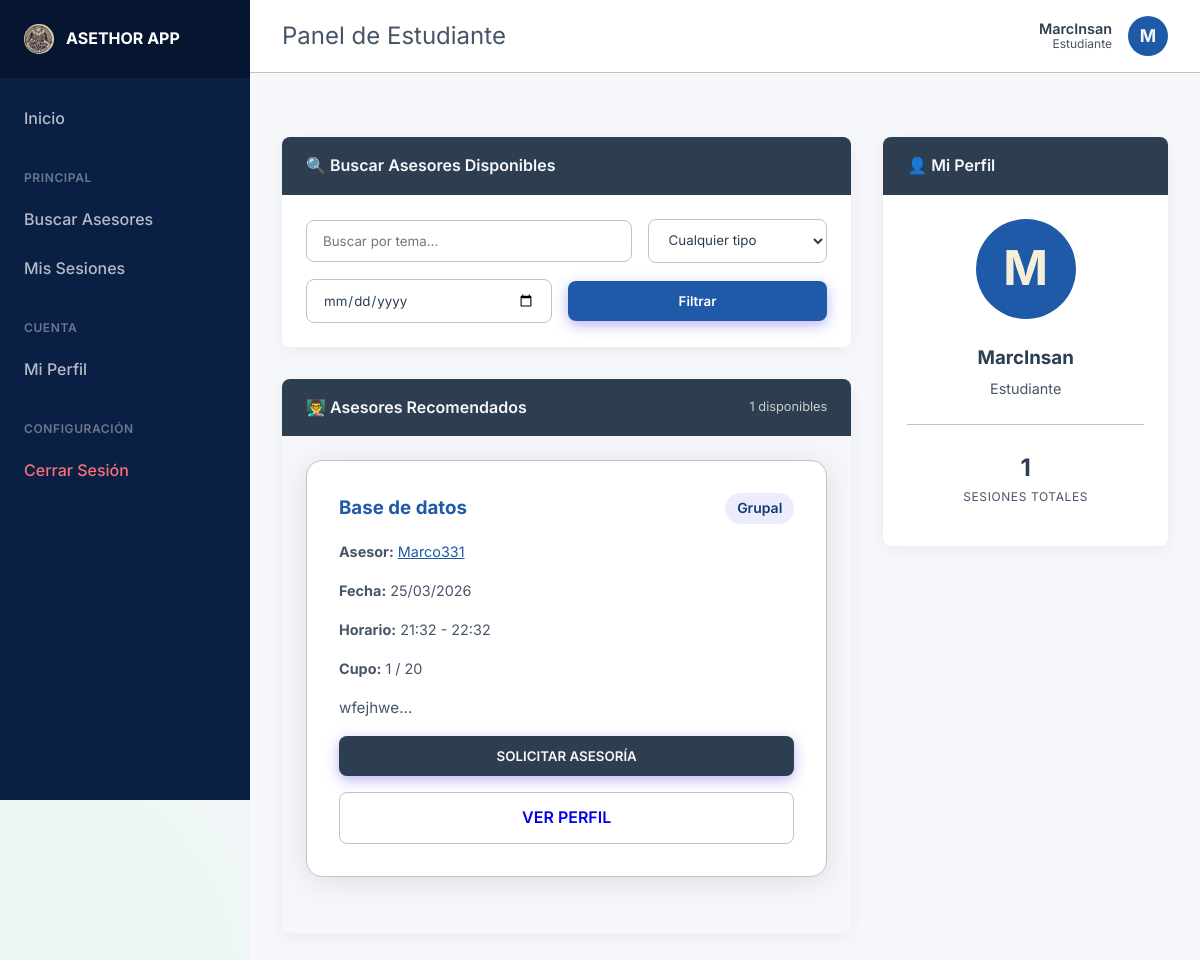
Screenshot of /estudiante/search (signed in) with the database file from the repository.
### app/models.py (models this page shows, shortened)
class Profile(db.Model):
    id = db.Column(db.Integer, primary_key=True)
    user_id = db.Column(db.Integer, db.ForeignKey('user.id'), nullable=False)
    full_name = db.Column(db.String(100), nullable=True)
    bio = db.Column(db.Text, nullable=True)
    strengths = db.Column(db.String(200), nullable=True) # e.g. "matemáticas, programación"
    focus_areas = db.Column(db.String(200), nullable=True) # e.g. "álgebra, base de datos sql"
    rating_avg = db.Column(db.Float, default=0.0) # Calculated average for Asesores

class User(db.Model, UserMixin):
    id = db.Column(db.Integer, primary_key=True)
    username = db.Column(db.String(20), unique=True, nullable=False)
    password_hash = db.Column(db.String(60), nullable=False)
    role = db.Column(db.String(20), nullable=False, default='Estudiante') # Super-Admin, Admin, Asesor, Estudiante
    profile = db.relationship('Profile', backref='user', uselist=False, cascade='all, delete-orphan')
    sessions_given = db.relationship('TutoringSession', backref='asesor', cascade='all, delete-orphan')
    reviews_received = db.relationship('Review', foreign_keys='Review.asesor_id', backref='asesor_reviewed', cascade='all, delete-orphan')
    enrollments = db.relationship('Enrollment', backref='student', cascade='all, delete-orphan')
    reviews_given = db.relationship('Review', foreign_keys='Review.student_id', backref='student_reviewer', cascade='all, delete-orphan')

class TutoringSession(db.Model):
    id = db.Column(db.Integer, primary_key=True)
    asesor_id = db.Column(db.Integer, db.ForeignKey('user.id'), nullable=False)
    topic = db.Column(db.String(100), nullable=False)
    description = db.Column(db.Text, nullable=False)
    date = db.Column(db.Date, nullable=False)
    start_time = db.Column(db.Time, nullable=False)
    end_time = db.Column(db.Time, nullable=False)
    session_type = db.Column(db.String(20), nullable=False, default='Individual') # Individual, Grupal
    capacity = db.Column(db.Integer, default=1)
    enrollments = db.relationship('Enrollment', backref='session', cascade='all, delete-orphan')
    reviews = db.relationship('Review', foreign_keys='Review.session_id', backref='session_reviewed', cascade='all, delete-orphan')

### app/routes/estudiante.py (the view)
@estudiante.route('/search')
def search():
    query = TutoringSession.query
    topic = request.args.get('topic')
    session_type = request.args.get('session_type')
    date = request.args.get('date')
    if topic:
        query = query.filter(TutoringSession.topic.ilike(f'%{topic}%'))
    if session_type:
        query = query.filter(TutoringSession.session_type == session_type)
    if date:
        query = query.filter(TutoringSession.date == date)
    sessions = query.order_by(TutoringSession.date, TutoringSession.start_time).all()
    return render_template('estudiante/search.html', title='Buscar Asesorías', sessions=sessions)

### app/models.py (called while the page is built)
@login_manager.user_loader
def load_user(user_id):
    return User.query.get(int(user_id))

### app/routes/estudiante.py (called while the page is built)
@estudiante.before_request
@login_required
def check_estudiante():
    if current_user.role != 'Estudiante':
        flash('Acceso denegado. Esta sección es solo para estudiantes.', 'danger')
        return redirect(url_for('main.home'))

### app/templates/estudiante/search.html (shortened to what this page needs)
{% extends 'base.html' %}
{% set title = 'Panel de Estudiante' %}
{% block content %}
<div style="display: grid; grid-template-columns: 2fr 1fr; gap: 2rem;" class="dashboard-grid">
    <div>
        <div class="widget">
            <div class="widget-header">
                🔍 Buscar Asesores Disponibles
            </div>
            <div class="widget-body">
                <form method="GET" action="{{ url_for('estudiante.search') }}" class="d-flex gap-1 align-center" style="flex-wrap: wrap;">
                    <input type="text" name="topic" placeholder="Buscar por tema..." class="form-control" style="flex: 2; min-width: 200px;" value="{{ request.args.get('topic', '') }}">
                    <select name="session_type" class="form-select" style="flex: 1; min-width: 150px;">
                        <option value="">Cualquier tipo</option>
                    </select>
                    <input type="date" name="date" class="form-control" style="flex: 1; min-width: 150px;" value="{{ request.args.get('date', '') }}">
                    <button type="submit" class="btn btn-primary" style="flex: 1; min-width: 120px;">Filtrar</button>
                </form>
            </div>
        </div>
        <div class="widget mt-4">
            <div class="widget-header">
                👨‍🏫 Asesores Recomendados
                {% if sessions %}
                <span style="font-size: 0.8rem; font-weight: 400; color: #ccc;">{{ sessions|length }} disponibles</span>
                {% endif %}
            </div>
            <div class="widget-body" style="background-color: var(--bg-color);">
                {% if sessions %}
                <div class="grid-cards">
                    {% for session in sessions %}
                    <div class="glass card">
                        <div class="d-flex justify-between align-center mb-2">
                            <h3 style="margin: 0; color: var(--primary-color);">{{ session.topic }}</h3>
                            <span class="badge">{{ session.session_type }}</span>
                        </div>
                        <p style="font-size: 0.9rem;"><strong>Asesor:</strong> <a href="{{ url_for('main.asesor_profile', asesor_id=session.asesor_id) }}" style="color: var(--primary-color);">{{ session.asesor.profile.full_name or session.asesor.username }}</a></p>
                        <p style="font-size: 0.9rem;"><strong>Fecha:</strong> {{ session.date.strftime('%d/%m/%Y') }}</p>
                        <p style="font-size: 0.9rem;"><strong>Horario:</strong> {{ session.start_time.strftime('%H:%M') }} - {{ session.end_time.strftime('%H:%M') }}</p>
                        <p style="font-size: 0.9rem;"><strong>Cupo:</strong> {{ session.enrollments|length }} / {{ session.capacity }}</p>
                        <p style="margin-top: 1rem; font-size: 0.95rem;">{{ session.description[:100] }}...</p>
                        <div class="mt-2 text-center">
                            {% if session.enrollments|length >= session.capacity %}
                                <button class="btn glass" style="width: 100%; color: var(--text-secondary); cursor: not-allowed;" disabled>Asesoría Llena</button>
                            {% else %}
                                <form action="{{ url_for('estudiante.enroll', session_id=session.id) }}" method="POST">
                                    <button type="submit" class="btn btn-primary" style="background-color: var(--text-primary); color: var(--bg-color); width: 100%;">SOLICITAR ASESORÍA</button>
                                </form>
                            {% endif %}
                            <a href="{{ url_for('main.asesor_profile', asesor_id=session.asesor_id) }}" class="btn mt-2" style="width: 100%; background: none; border: 1px solid var(--surface-border); border-radius: 8px;">VER PERFIL</a>
                        </div>
                    </div>
                    {% endfor %}
                </div>
                {% else %}
                <p class="text-center mt-4">No se encontraron asesorías disponibles con esos filtros.</p>
                {% endif %}
            </div>
        </div>
    </div>
    <div>
        <div class="widget">
            <div class="widget-header">
                👤 Mi Perfil
            </div>
            <div class="widget-body text-center">
                <div style="width: 100px; height: 100px; border-radius: 50%; background-color: var(--primary-color); color: #F5EFD9; font-size: 3rem; display: flex; align-items: center; justify-content: center; margin: 0 auto 1.5rem auto; font-weight: bold;">
                    {{ current_user.username[0]|upper }}
                </div>
                <h3 style="margin-bottom: 0.25rem; color: var(--text-primary);">{{ current_user.profile.full_name or current_user.username }}</h3>
                <p style="font-size: 0.9rem; color: var(--text-secondary); margin-bottom: 1rem;">Estudiante</p>
                <hr style="border: none; border-top: 1px solid var(--surface-border); margin: 1.5rem 0;">
                <div style="text-align: center; padding: 0 1rem;">
                    <h2 style="margin: 0; color: var(--text-primary);">{{ current_user.enrollments|length }}</h2>
                    <p style="font-size: 0.75rem; color: var(--text-secondary); letter-spacing: 0.05em;">SESIONES TOTALES</p>
                </div>
            </div>
        </div>
    </div>
</div>
{% endblock %}

### app/templates/base.html (shortened to what this page needs)
<!DOCTYPE html>
<html lang="es">
<head>
    <link rel="stylesheet" href="{{ url_for('static', filename='css/style.css') }}">
</head>
<body>
    {% if current_user.is_authenticated %}
    <div class="app-wrapper">
        <aside class="sidebar">
            <div class="sidebar-header">
                <img src="{{ url_for('static', filename='img/logo.jpg') }}" alt="Logo" style="height: 30px; object-fit: cover; border-radius: 50%;">
                <span style="font-weight: 700;">ASETHOR APP</span>
            </div>
            <nav class="sidebar-nav">
                <a href="{{ url_for('main.home') }}" class="sidebar-link">Inicio</a>
                {% if current_user.role == 'Super-Admin' or current_user.role == 'Admin' %}
                    <div class="sidebar-section">Administración</div>
                    <a href="{{ url_for('admin.dashboard') }}" class="sidebar-link">Panel Admin</a>
                    <a href="{{ url_for('admin.create_user') }}" class="sidebar-link">Crear Usuario</a>
                {% elif current_user.role == 'Estudiante' %}
                    <div class="sidebar-section">Principal</div>
                    <a href="{{ url_for('estudiante.search') }}" class="sidebar-link">Buscar Asesores</a>
                    <a href="{{ url_for('estudiante.my_sessions') }}" class="sidebar-link">Mis Sesiones</a>
                    <div class="sidebar-section">Cuenta</div>
                    <a href="{{ url_for('estudiante.profile') }}" class="sidebar-link">Mi Perfil</a>
                {% endif %}
                <div class="sidebar-section">Configuración</div>
                <a href="{{ url_for('auth.logout') }}" class="sidebar-link" style="color: #f87171;">Cerrar Sesión</a>
            </nav>
        </aside>
        <main class="main-wrapper">
            <header class="topbar">
                <div class="topbar-title">{% if title %}{{ title }}{% else %}Inicio{% endif %}</div>
                <div class="topbar-profile">
                    <div style="text-align: right; line-height: 1.2;">
                        <div style="font-weight: 600; color: var(--text-primary); font-size: 0.9rem;">{{ current_user.profile.full_name or current_user.username }}</div>
                        <div style="font-size: 0.75rem; color: var(--text-secondary);">{{ current_user.role }}</div>
                    </div>
                    <div class="avatar">{{ current_user.username[0]|upper }}</div>
                </div>
            </header>
            <div class="container" style="padding: 2rem;">
    {% endif %}
        {% block content %}{% endblock %}
    {% if current_user.is_authenticated %}
            </div>
        </main>
    </div>
    {% else %}
    </main>
    {% endif %}
</body>
</html>

### app/static/css/style.css (style rules this page uses)
:root { --bg-color: #F5F7FA; --navbar-bg: #0A1F44; --surface-color: #FFFFFF; --surface-border: #BDC3C7; --primary-color: #1E5AA8; --primary-hover: #123A73; --text-primary: #2C3E50; --text-secondary: #475569; --danger-color: #E74C3C; --success-color: #2ECC71; --warning-color: #f59e0b; --font-family: 'Inter', sans-serif; }
* { box-sizing: border-box; margin: 0; padding: 0; }
body { background-color: var(--bg-color); color: var(--text-primary); font-family: var(--font-family); line-height: 1.6; min-height: 100vh; display: flex; flex-direction: column; background-image: radial-gradient(circle at top right, rgba(30, 90, 168, 0.05), transparent 40%), radial-gradient(circle at bottom left, rgba(46, 204, 113, 0.05), transparent 40%); background-attachment: fixed; }
.glass { background: var(--surface-color); backdrop-filter: blur(12px); -webkit-backdrop-filter: blur(12px); border: 1px solid var(--surface-border); border-radius: 16px; box-shadow: 0 4px 30px rgba(0, 0, 0, 0.1); }
.container { max-width: 1200px; margin: 0 auto; padding: 2rem; flex: 1; }
.card { padding: 2rem; margin-bottom: 2rem; }
.grid-cards { display: grid; grid-template-columns: repeat(auto-fill, minmax(300px, 1fr)); gap: 1.5rem; }
.form-control, .form-select { width: 100%; padding: 0.75rem 1rem; border-radius: 8px; background: rgba(255, 255, 255, 0.9); border: 1px solid var(--surface-border); color: var(--text-primary); font-family: var(--font-family); }
.btn { display: inline-block; padding: 0.75rem 1.5rem; border-radius: 8px; font-weight: 600; text-align: center; cursor: pointer; border: none; text-decoration: none; font-family: var(--font-family); }
.btn-primary { background-color: var(--primary-color); color: white; box-shadow: 0 4px 14px rgba(79, 70, 229, 0.4); }
h1, h2, h3 { margin-bottom: 1rem; font-weight: 700; color: var(--text-primary); }
p { margin-bottom: 1rem; color: var(--text-secondary); }
.text-center { text-align: center; }
.mt-2 { margin-top: 1rem; }
.mb-2 { margin-bottom: 1rem; }
.mt-4 { margin-top: 2rem; }
.d-flex { display: flex; }
.justify-between { justify-content: space-between; }
.align-center { align-items: center; }
.gap-1 { gap: 1rem; }
.badge { padding: 0.25rem 0.75rem; border-radius: 999px; font-size: 0.875rem; font-weight: 600; background: rgba(79, 70, 229, 0.1); color: var(--primary-hover); }
.app-wrapper { display: flex; min-height: 100vh; }
.sidebar { width: 250px; background-color: var(--navbar-bg); color: rgba(255, 255, 255, 0.7); display: flex; flex-direction: column; position: fixed; height: 100vh; overflow-y: auto; }
.sidebar-header { padding: 1.5rem; background-color: rgba(0, 0, 0, 0.3); display: flex; align-items: center; gap: 0.75rem; color: #ffffff; }
.sidebar-nav { padding: 1rem 0; display: flex; flex-direction: column; }
.sidebar-link { padding: 0.75rem 1.5rem; color: rgba(255, 255, 255, 0.7); text-decoration: none; display: flex; align-items: center; gap: 0.75rem; font-weight: 500; transition: all 0.3s ease; }
.sidebar-section { padding: 1.5rem 1.5rem 0.5rem; font-size: 0.75rem; text-transform: uppercase; letter-spacing: 0.05em; color: rgba(255, 255, 255, 0.4); font-weight: 600; }
.main-wrapper { flex: 1; margin-left: 250px; display: flex; flex-direction: column; background-color: var(--bg-color); }
.topbar { background-color: #ffffff; padding: 1rem 2rem; display: flex; justify-content: space-between; align-items: center; border-bottom: 1px solid var(--surface-border); }
.topbar-title { font-size: 1.5rem; color: var(--text-secondary); }
.topbar-profile { display: flex; align-items: center; gap: 1rem; }
.avatar { width: 40px; height: 40px; border-radius: 50%; background-color: var(--primary-color); color: var(--bg-color); display: flex; align-items: center; justify-content: center; font-weight: bold; font-size: 1.1rem; }
.widget { background: #ffffff; border-radius: 8px; box-shadow: 0 4px 15px rgba(0,0,0,0.05); margin-bottom: 1.5rem; overflow: hidden; }
.widget-header { background-color: var(--text-primary); color: var(--bg-color); padding: 1rem 1.5rem; font-weight: 600; display: flex; justify-content: space-between; align-items: center; }
.widget-body { padding: 1.5rem; }

### rows the page displays
Profile: profile "MarcInsan"
User: role "Estudiante", username "M"
TutoringSession: topic "Base de datos", session_type "Grupal", asesor.profile "Marco331", date "25/03/2026", start_time "21:32", end_time "22:32", enrollments|length "1", capacity "20", description "wfejhwe"

### other values shown
{{ title }} "Panel de Estudiante"
{{ sessions|length }} "1"
{{ current_user.enrollments|length }} "1"
